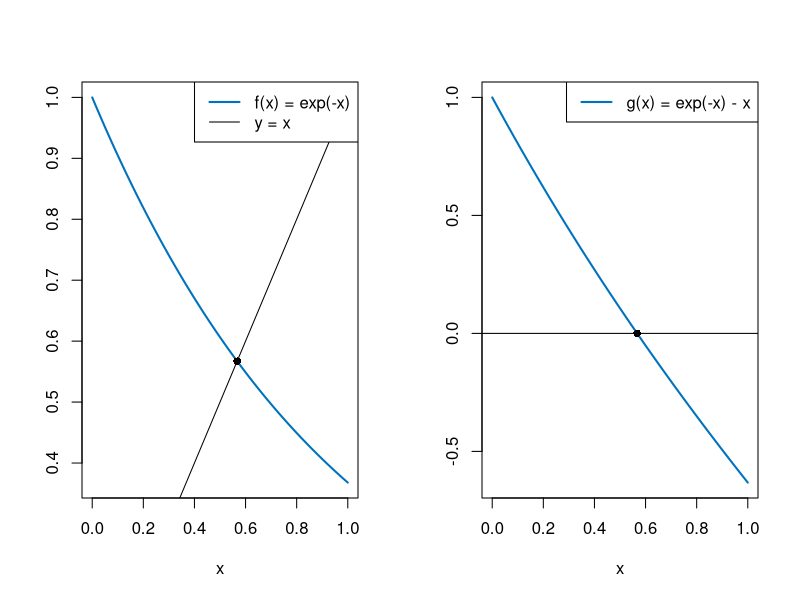

The R script that drew this image:
# Fig. 1.32: Steady state of x_{n+1} = exp(-x_n) (book, Section 1.5)
# left: intersection of f(x) = exp(-x) with y = x;  right: equivalently the root of g(x) = exp(-x) - x
# (c) 2026 Philipp Kügler · Program for the book "Dynamical Systems in the Life Sciences" · MIT License (see LICENSE)
x <- 0.5
for (n in 1:100) x <- exp(-x)            # fixed-point iteration x_{n+1} = exp(-x_n)
cat(sprintf("fixed-point iteration after 100 steps: x = %.10f\n", x))
cat(sprintf("g(x) = exp(-x) - x = %.1e\n", exp(-x) - x))

blau <- rgb(0, 0.447, 0.741)
xx <- seq(0, 1, length.out = 200)
par(mfrow = c(1, 2))
plot(xx, exp(-xx), type = "l", col = blau, lwd = 2, xlab = "x", ylab = "")
abline(0, 1); points(x, x, pch = 16)
legend("topright", legend = c("f(x) = exp(-x)", "y = x"), col = c(blau, "black"), lwd = c(2, 1))
plot(xx, exp(-xx) - xx, type = "l", col = blau, lwd = 2, xlab = "x", ylab = "")
abline(h = 0); points(x, 0, pch = 16)
legend("topright", legend = "g(x) = exp(-x) - x", col = blau, lwd = 2)
